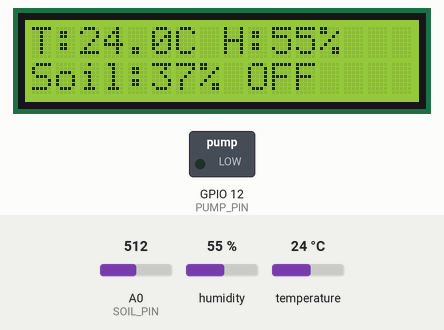
Simulated run of this sketch. Board: ESP8266 (NodeMCU). Parts: 16×2 character LCD, switched loads named in the sketch (green lamp = pin HIGH). The inputs (shaded band) are chosen by the test bench; at power-on: temperature 24 °C, A0 (SOIL_PIN) = 512, humidity 55 %. WiFi joins after 1.5 s; servers stay silent unless stated; what the sketch prints to the serial monitor is not drawn.

Above: at 5.3 s.
5.4 s: temperature set to 25.8 °C
At 7.1 s:
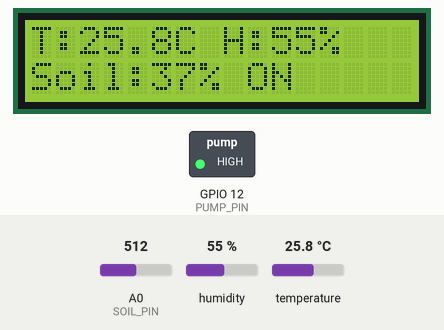
8.0 s: A0 (SOIL_PIN) set to 418
At 8.8 s:
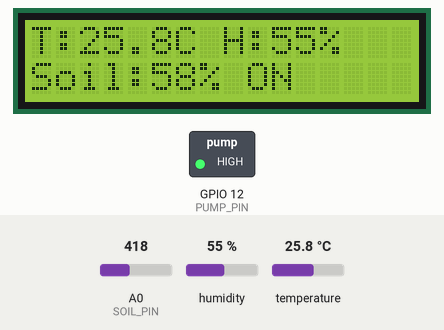
9.9 s: A0 (SOIL_PIN) set to 387
At 10.5 s:
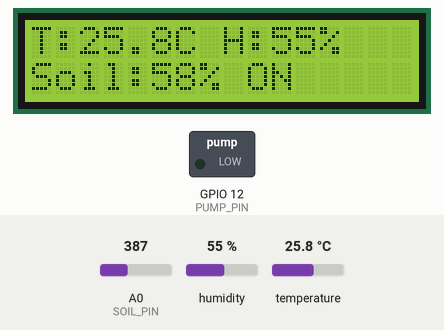
12.1 s: humidity set to 22 %
At 13.5 s:
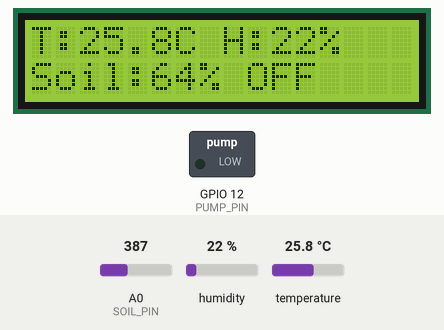
14.1 s: A0 (SOIL_PIN) set to 490
At 15.7 s:
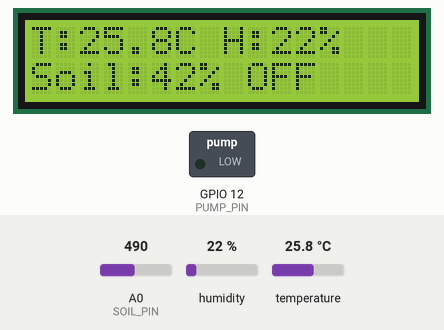
16.0 s: A0 (SOIL_PIN) set to 510
At 17.5 s:
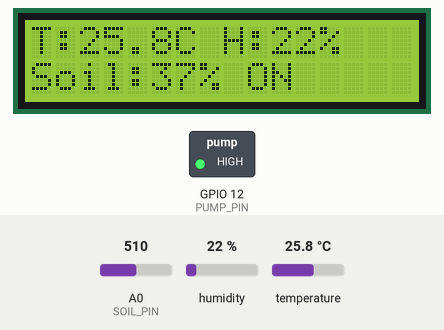
Timing chart, 0 to 18.7 s (numbered marks = the images above; inputs shaded):
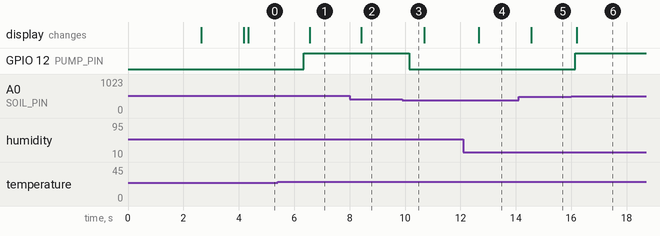

Measured:
- the behaviour switches between 25 and 25.1 °C on temperature (found by bisection; images 0 and 1)
- the behaviour switches between 406 and 405 on A0 (SOIL_PIN) (found by bisection; images 2 and 3)
- the behaviour switches between 500 and 501 on A0 (SOIL_PIN) (found by bisection; images 5 and 6)
- after the input at 5.4 s, GPIO 12 (PUMP_PIN): LOW → HIGH after 0.94 s; the display: changes after 1.2 s (image 1)
- after the input at 8.0 s, the display: changes after 0.42 s (image 2)
- after the input at 9.9 s, GPIO 12 (PUMP_PIN): HIGH → LOW after 0.24 s
- after the input at 12.1 s, the display: changes after 0.57 s (image 4)
- after the input at 14.1 s, the display: changes after 0.45 s (image 5)
- after the input at 16.0 s, GPIO 12 (PUMP_PIN): LOW → HIGH after 0.15 s; the display: changes after 0.20 s (image 6)

The sketch:

Code_ESP8266.ino
```cpp
#include <ESP8266WiFi.h>
#include <ESP8266WebServer.h>
#include <ArduinoJson.h>
#include <Wire.h>
#include <LiquidCrystal_I2C.h>
#include "DHT.h"

// WiFi Configuration
const char* ssid = "Infinix NOTE 50X 5G";
const char* password = "fikriaf27";

// Pin Configuration (ESP8266 NodeMCU)
#define DHTPIN 13        // GPIO13 (D7 on NodeMCU)
#define DHTTYPE DHT22
#define SOIL_PIN A0      // Analog pin (only one on ESP8266)
#define PUMP_PIN 12      // GPIO12 (D6 on NodeMCU)
#define SDA_PIN 4        // GPIO4 (D2 on NodeMCU)
#define SCL_PIN 5        // GPIO5 (D1 on NodeMCU)

// Sensor Objects
DHT dht(DHTPIN, DHTTYPE);
LiquidCrystal_I2C lcd(0x27, 16, 2);  // I2C address 0x27, 16 columns, 2 rows
ESP8266WebServer server(80);

// Calibration Values (ESP8266 ADC: 0-1023)
const int wetValue = 230;   // Calibration: maximum wet
const int dryValue = 685;   // Calibration: maximum dry

// Global Variables
float temperature = 0;
float humidity = 0;
int soilPercent = 0;
bool pumpStatus = false;
bool manualMode = false;

// Timing variables for LCD update only
unsigned long lastLCDUpdate = 0;
const unsigned long lcdInterval = 500;  // Update LCD every 0.5 second

void setup() {
  delay(2000); // Wait for serial to stabilize
  Serial.begin(9600);
  delay(500);
  Serial.println();
  Serial.println();
  Serial.println("=================================");
  Serial.println("ESP8266 Smart Garden Starting...");
  Serial.println("=================================");

  // Initialize I2C for LCD
  Wire.begin(SDA_PIN, SCL_PIN);

  // Initialize LCD
  lcd.init();
  lcd.backlight();
  lcd.clear();
  lcd.setCursor(0, 0);
  lcd.print("Smart Garden");
  lcd.setCursor(0, 1);
  lcd.print("Starting...");

  // Initialize DHT22
  dht.begin();

  // Initialize Pump Pin
  pinMode(PUMP_PIN, OUTPUT);
  digitalWrite(PUMP_PIN, LOW); // Relay OFF at start (active HIGH)

  // Connect to WiFi
  Serial.println("Connecting to WiFi...");
  Serial.print("SSID: ");
  Serial.println(ssid);

  WiFi.mode(WIFI_STA);
  WiFi.begin(ssid, password);

  int attempts = 0;
  while (WiFi.status() != WL_CONNECTED && attempts < 30) {
    delay(500);
    Serial.print(".");
    attempts++;
  }

  Serial.println();

  if (WiFi.status() == WL_CONNECTED) {
    Serial.println("WiFi Connected!");
    Serial.print("IP Address: ");
    Serial.println(WiFi.localIP());
    Serial.print("Signal Strength (RSSI): ");
    Serial.print(WiFi.RSSI());
    Serial.println(" dBm");

    lcd.clear();
    lcd.setCursor(0, 0);
    lcd.print("WiFi Connected");
    lcd.setCursor(0, 1);
    lcd.print(WiFi.localIP());
  } else {
    Serial.println("WiFi Connection Failed!");
    Serial.print("Status: ");
    Serial.println(WiFi.status());
    Serial.println("Possible reasons:");
    Serial.println("1. Wrong SSID/Password");
    Serial.println("2. WiFi is 5GHz (ESP8266 only supports 2.4GHz)");
    Serial.println("3. Signal too weak");
    Serial.println("4. Router security settings");

    lcd.clear();
    lcd.setCursor(0, 0);
    lcd.print("WiFi Failed!");
    lcd.setCursor(0, 1);
    lcd.print("Check Serial");
  }

  // Setup API Endpoints
  server.on("/api/sensors", HTTP_GET, handleGetSensors);
  server.on("/api/pump", HTTP_POST, handlePumpControl);
  server.on("/api/pump", HTTP_OPTIONS, handleCORS);
  server.onNotFound(handleNotFound);

  server.begin();
  Serial.println("HTTP server started");

  lcd.clear();
}

void loop() {
  // Handle web requests immediately (no delay for instant response)
  if (WiFi.status() == WL_CONNECTED) {
    server.handleClient();
  }

  // Read Sensors continuously (no delay - maximum speed)
  readSensors();

  // Auto Control (if not in manual mode)
  if (!manualMode) {
    autoControlPump();
  }

  // Update LCD Display periodically to avoid flicker
  unsigned long currentMillis = millis();
  if (currentMillis - lastLCDUpdate >= lcdInterval) {
    lastLCDUpdate = currentMillis;
    updateLCD();
  }

  // ZERO delay - loop runs at maximum speed for instant response
}

void readSensors() {
  // Read DHT22
  float temp = dht.readTemperature();
  float hum = dht.readHumidity();

  if (!isnan(temp) && !isnan(hum)) {
    temperature = temp;
    humidity = hum;
  }

  // Read Soil Moisture (ESP8266 ADC: 0-1023)
  int soilValue = analogRead(SOIL_PIN);
  soilPercent = map(soilValue, dryValue, wetValue, 0, 100);
  soilPercent = constrain(soilPercent, 0, 100);

  // Debug output
  Serial.println("===============================");
  Serial.print("Temperature: "); Serial.print(temperature); Serial.println(" °C");
  Serial.print("Humidity: "); Serial.print(humidity); Serial.println(" %");
  Serial.print("Soil Raw: "); Serial.print(soilValue);
  Serial.print(" | Soil Percent: "); Serial.print(soilPercent); Serial.println(" %");
  Serial.print("Pump Status: "); Serial.println(pumpStatus ? "ON" : "OFF");
}

void autoControlPump() {
  // Auto control based on temperature and soil moisture
  if (temperature > 25 && soilPercent < 40) {
    setPumpStatus(true);
    Serial.println("Auto: Soil dry! Pump ON");
  } else if (soilPercent > 60) {
    setPumpStatus(false);
    Serial.println("Auto: Soil moist. Pump OFF");
  }
}

void setPumpStatus(bool status) {
  pumpStatus = status;
  digitalWrite(PUMP_PIN, status ? HIGH : LOW); // Relay active HIGH
}

void updateLCD() {
  lcd.clear();

  // Line 1: Temperature and Humidity
  lcd.setCursor(0, 0);
  lcd.print("T:");
  lcd.print(temperature, 1);
  lcd.print("C H:");
  lcd.print(humidity, 0);
  lcd.print("%");

  // Line 2: Soil Moisture and Pump Status
  lcd.setCursor(0, 1);
  lcd.print("Soil:");
  lcd.print(soilPercent);
  lcd.print("% ");
  lcd.print(pumpStatus ? "ON" : "OFF");
}

// API Handler: Get Sensor Data
void handleGetSensors() {
  StaticJsonDocument<200> doc;

  doc["temperature"] = temperature;
  doc["humidity"] = humidity;
  doc["soilMoisture"] = (soilPercent * 1023) / 100; // Convert to raw value (0-1023)
  doc["pumpStatus"] = pumpStatus;

  String response;
  serializeJson(doc, response);

  server.sendHeader("Access-Control-Allow-Origin", "*");
  server.sendHeader("Access-Control-Allow-Methods", "GET, POST, OPTIONS");
  server.sendHeader("Access-Control-Allow-Headers", "Content-Type");
  server.send(200, "application/json", response);
}

// API Handler: Control Pump
void handlePumpControl() {
  if (server.hasArg("plain")) {
    String body = server.arg("plain");
    StaticJsonDocument<200> doc;

    DeserializationError error = deserializeJson(doc, body);

    if (error) {
      server.sendHeader("Access-Control-Allow-Origin", "*");
      server.send(400, "application/json", "{\"error\":\"Invalid JSON\"}");
      return;
    }

    if (doc.containsKey("status")) {
      bool status = doc["status"];
      manualMode = true;
      setPumpStatus(status);

      Serial.print("Manual Control: Pump ");
      Serial.println(status ? "ON" : "OFF");

      StaticJsonDocument<100> response;
      response["success"] = true;
      response["pumpStatus"] = pumpStatus;

      String responseStr;
      serializeJson(response, responseStr);

      server.sendHeader("Access-Control-Allow-Origin", "*");
      server.send(200, "application/json", responseStr);
    } else {
      server.sendHeader("Access-Control-Allow-Origin", "*");
      server.send(400, "application/json", "{\"error\":\"Missing status field\"}");
    }
  } else {
    server.sendHeader("Access-Control-Allow-Origin", "*");
    server.send(400, "application/json", "{\"error\":\"No body\"}");
  }
}

// Handle CORS Preflight
void handleCORS() {
  server.sendHeader("Access-Control-Allow-Origin", "*");
  server.sendHeader("Access-Control-Allow-Methods", "GET, POST, OPTIONS");
  server.sendHeader("Access-Control-Allow-Headers", "Content-Type");
  server.send(204);
}

// Handle 404
void handleNotFound() {
  server.sendHeader("Access-Control-Allow-Origin", "*");
  server.send(404, "application/json", "{\"error\":\"Not Found\"}");
}
```
